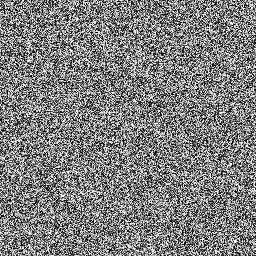
#> input picture results/imgXOR.png, 256 x 256 px
$ python occlusion.py
#> lines starting #> are read from the running program, lines starting #| are printed output that depends on the picture; after the words box and inside, x2 and y2 are one past the last pixel; in counts of white or black regions, pixels touching at a corner belong together
import cv2
import math
import numpy as np
import matplotlib.pyplot as plt
np.random.seed(5)
'''
对加密图像进行处理，返回处理后的结果
'''
def occlusion(img):
#> called with img = 'results/imgXOR.png'
  img=cv2.imread(img)
#> img is the input picture: shape (256, 256, 3); min 0, max 255, mean 126.8
  h,w,_=img.shape
#> h = 256; w = 256
  # B,G,R=cv2.split(img)
  #随机移除R通道80*80大小的像素
  #产生随机整数，裁剪大小为80
  # pos_w=np.random.randint(0,w-80)
  # pos_h=np.random.randint(0,h-80)
  # for i in range(80):
  #   for j in range(80):
  #     img[pos_h+i][pos_w+j]=0
  #随机移除G通道50*80的像素
  pos_w=np.random.randint(0,w-50)
#> pos_w = 99
  pos_h=np.random.randint(0,h-80)
#> pos_h = 118
  for i in range(80):
    for j in range(50):
      img[pos_h+i][pos_w+j]=0
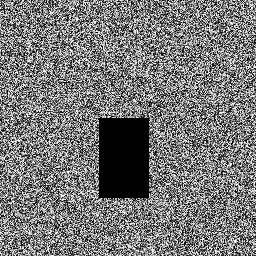
#> img: shape (256, 256, 3); 6.08% of pixels changed, all inside (x1, y1, x2, y2) = (99, 118, 149, 198)
  # [8 lines of commented-out code are left out]

  return img


def main():
  img1='results/imgXOR.png'
  lossy_encrypt=occlusion(img1)
  plt.imshow(lossy_encrypt)
  plt.show()
  #保存处理后的有损加密图像,opencv的颜色通道顺序为[B,G,R]
  # cv2.imwrite('./block2.png',lossy_encrypt[:,:,(2,1,0)])

if __name__== '__main__':
  main()

$ run again, with results/10.png copied over results/imgXOR.png
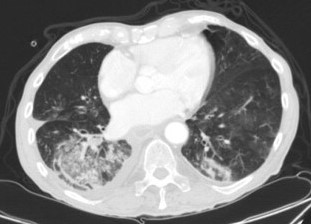
#> input picture results/10.png, 311 x 224 px
#> in occlusion, img is the input picture: shape (224, 311, 3); min 21, max 255, mean 133.1
#> after the loop in occlusion, `for i in range(80):`:
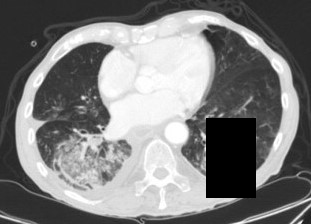
#> img: shape (224, 311, 3); 5.74% of pixels changed, all inside (x1, y1, x2, y2) = (206, 118, 256, 198)

$ run again, with results/2.png copied over results/imgXOR.png
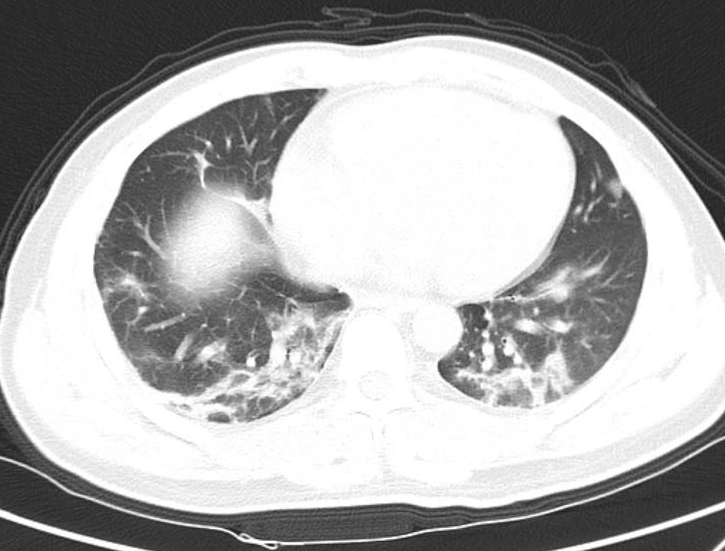
#> input picture results/2.png, 725 x 551 px
#> in occlusion, img is the input picture: shape (551, 725, 3); min 24, max 255, mean 173.6
#> after the loop in occlusion, `for i in range(80):`:
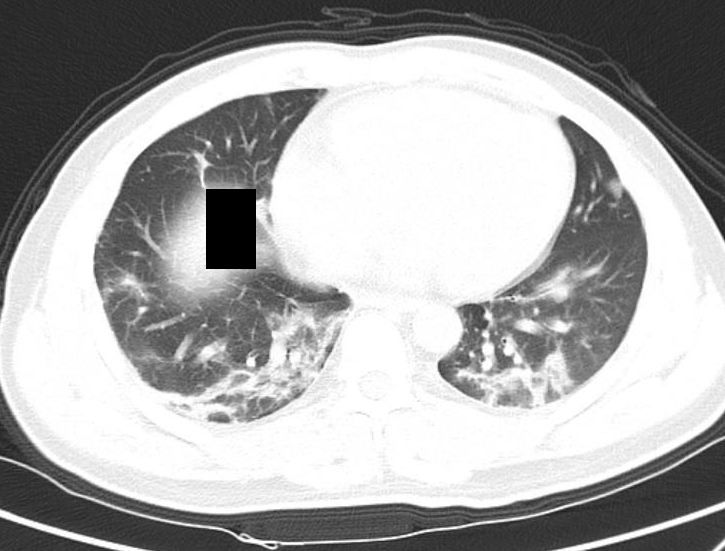
#> img: shape (551, 725, 3); 1% of pixels changed, all inside (x1, y1, x2, y2) = (206, 189, 256, 269)

$ run again, with results/3.png copied over results/imgXOR.png
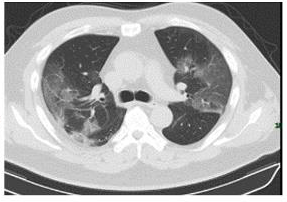
#> input picture results/3.png, 287 x 202 px
#> in occlusion, img is the input picture: shape (202, 287, 3); mean B, G, R 167.6, 167.6, 167.6
#> after the loop in occlusion, `for i in range(80):`:
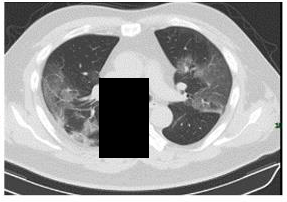
#> img: shape (202, 287, 3); 6.9% of pixels changed, all inside (x1, y1, x2, y2) = (99, 78, 149, 158)
